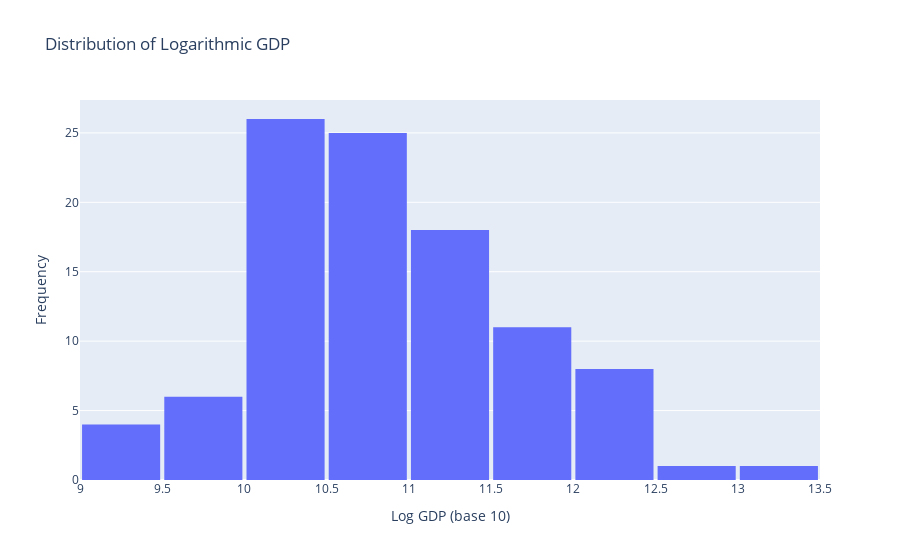

Write notebook code for a chart like this one.
### Code cell
import pandas as pd
import numpy as np
import plotly.express as px

# Read the CSV file into a pandas DataFrame
df = pd.read_csv('world-data-2023.csv')

# Convert non-string columns to string type
if 'non_string_column' in df.columns:
    df['non_string_column'] = df['non_string_column'].astype(str)


def is_string_column(column):
    return column.dtype == 'object'

# Check if each column is a string column
string_columns = df.columns[df.apply(is_string_column)]

# Apply the str accessor only to string columns
mask = df[string_columns].apply(lambda x: x.str.contains('¿½')).any(axis=1)

# Filter out rows where the character "¿½" is present
df = df[~mask]

# Remove rows with NaN values from all columns
df = df.dropna()


# Convert the 'GDP' column to string
df['GDP'] = df['GDP'].astype(str)

# Remove commas from 'GDP' column and convert to numeric
df['GDP'] = df['GDP'].str.replace('$', '', regex=False)
df['GDP'] = df['GDP'].str.replace(',', '', regex=False)
df['GDP'] = pd.to_numeric(df['GDP'])

# Logarithmic transformation for GDP
df['Log_GDP'] = np.log10(df['GDP'])

# Remove commas from 'Density' column and convert to numeric
df['Density'] = df['Density'].str.replace(',', '', regex=False)
df['Density'] = pd.to_numeric(df['Density'])

# Create histogram using Plotly
fig = px.histogram(df, x='Log_GDP', nbins=20, title='Distribution of Logarithmic GDP', 
                   labels={'Log_GDP': 'Log GDP (base 10)', 'count': 'Frequency'})
fig.update_layout(
    xaxis=dict(title='Log GDP (base 10)'),
    yaxis=dict(title='Frequency'),
    bargap=0.05,  # gap between bars of adjacent location coordinates
)

# Save plot as SVG file
fig.write_image("heap.svg")


fig.show()

### Figure 1 — Plotly figure (JSON) as saved in the notebook; plotly's stock layout.template omitted (floating-point values rounded to 4 significant figures)
{"data": [{"alignmentgroup": "True", "bingroup": "x", "hovertemplate": "Log GDP (base 10)=%{x}<br>count=%{y}<extra></extra>", "legendgroup": "", "marker": {"color": "#636efa", "pattern": {"shape": ""}}, "name": "", "nbinsx": 20, "offsetgroup": "", "orientation": "v", "showlegend": false, "type": "histogram", "x": [10.28, 10.18, 11.23, 10.98, 11.65, 10.14, 10.59, 11.48, 9.717, 11.72, 9.274, 10.16, 10.26, 10.93, 10.2, 10.77, 9.297, 12.24, 11.45, 13.3, 10.78, 11.39, 10.68, 10.95, 10.5, 9.743, 12.43, 10.22, 9.246, 10.25, 12.58, 10.83, 11.32, 10.88, 10.4, 11.21, 12.42, 12.05, 11.65, 11.37, 11.6, 10.22, 10.64, 11.26, 10.98, 11.13, 9.927, 10.26, 10.53, 10.73, 10.73, 10.85, 10.15, 9.885, 11.56, 10.24, 10.17, 10.15, 10.14, 11.07, 10.17, 10.88, 10.49, 11.32, 10.1, 10.11, 11.65, 10.89, 11.48, 10.4, 11.36, 11.58, 11.77, 11.38, 11.4, 12.23, 11.9, 10.37, 10.71, 9.596, 11.02, 10.73, 12.31, 12.14, 10.92, 10.28, 10.61, 9.909, 10.8, 11.74, 9.224, 10.38, 10.59, 11.88, 10.54, 11.19, 12.45, 10.75, 11.42, 10.36], "xaxis": "x", "yaxis": "y"}], "layout": {"bargap": 0.05, "barmode": "relative", "legend": {"tracegroupgap": 0}, "title": {"text": "Distribution of Logarithmic GDP"}, "xaxis": {"anchor": "y", "domain": [0, 1], "title": {"text": "Log GDP (base 10)"}}, "yaxis": {"anchor": "x", "domain": [0, 1], "title": {"text": "Frequency"}}}}
